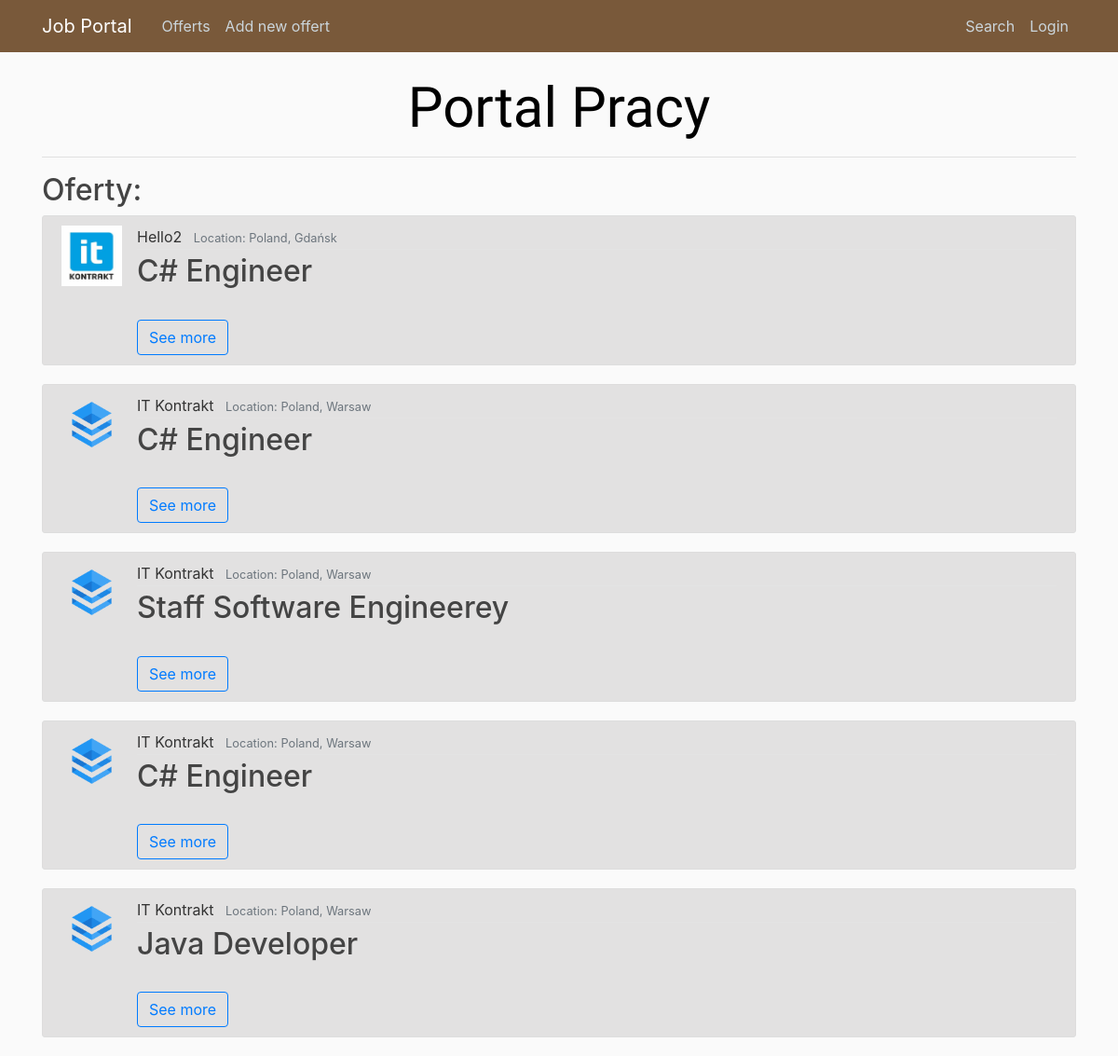
Page /offerts/ on the committed database.
### offerts/models.py (models this page shows, shortened)
class Offert(models.Model):
    author = models.ForeignKey(User, on_delete=models.CASCADE)
    position = models.CharField(max_length = 100)
    agency = models.ForeignKey(Agency, on_delete=models.CASCADE)
    remote = models.BooleanField(default=False)
    per_hour = models.BooleanField("Salary: per hour", default=False)
    min_salary = models.IntegerField(default=0)
    max_salary = models.IntegerField(default=0)
    publication_date = models.DateTimeField(auto_now_add = True)
    expiration_date = models.DateField(null=True, default=None)
    must_have = models.ManyToManyField('Tag')
    nice_to_have = models.CharField(max_length = 1000)
    duties = models.CharField(max_length = 1000)
    benefits = models.CharField(max_length = 1000)
    about = models.TextField(null=True)

class Agency(models.Model):
    company = models.ForeignKey(Company, on_delete=models.CASCADE)
    country = models.CharField(max_length = 100)
    location = models.CharField(max_length = 100)
    address = models.CharField(max_length = 200)
    weppage = models.URLField(null=True)
    email = models.EmailField()
    phone = models.CharField(max_length=15)

class Company(models.Model):
    name = models.CharField(max_length = 200, unique=True)
    logo = models.ImageField(upload_to = "logos/", null=True, default=None)
    webpage = models.URLField(null=True)
    about = models.CharField(max_length = 1000)

### offerts/views.py (the view)
# urls.py: path('', OffertListView.as_view(), name = 'index'),
class OffertListView(ListView):
    model = Offert
    template_name = 'offerts/index.html' # default: <app>/<model>_<viewtype>.html
    context_object_name = 'offerts'
    ordering = ['-publication_date'] # '-' -> from newest to oldest

### offerts/templates/offerts/index.html (shortened to what this page needs)
{% extends 'base.html' %}
{% load static %}
    {% block body %}
      <h1> Portal Pracy </h1>
      <hr>
      <h2> Oferty: </h2>
      {% if offerts %}
        {% for offert in offerts %}
        <article class="media content-section">
        <img class="article-img" src="{{offert.agency.company.logo.url}}" alt="logo">
            <div class="media-body">
                <div class="article-metadata">
                  <a class="mr-2">{{ offert.agency.company.name }}</a>
                  <small class="text-muted">Location: {{ offert.agency.country }}, {{offert.agency.location }}</small>
                </div>
                <h2><a class="article-title">{{ offert.position }}</a></h2>
                <br>
                <a href="{% url 'offerts:details' offert.id %}"><button type="button" class="btn btn-outline-primary">See more</button></a>
        </article>
        {% endfor %}
      {% else %}
        <h3>No offerts available.</h3>
      {% endif %}
    {% endblock %}

### offerts/static/main.css (style rules this page uses)
body { background: #fafafa; color: #333333; margin-top: 5rem; }
h1, h2, h3, h4, h5, h6 { color: #444444; }
.content-section { background: #e2e1e1; padding: 10px 20px; border: 1px solid #dddddd; border-radius: 3px; margin-bottom: 20px; }
.article-title { color: #444444; }
.article-img { height: 65px; width: 65px; margin-right: 16px; }
.article-metadata { padding-bottom: 1px; margin-bottom: 4px; border-bottom: 1px solid #e3e3e3 }

### offerts/static/offerts/index.css (style rules this page uses)
h1 { color: black; font-size: 60px; font-family: 'Amatic SC', cursive, monospace; text-align: center; }

### rows in the picture
Offert: agency.company.logo (picture), agency.company.name "Hello2", agency.country "Poland", agency.location "Gdańsk", position "C# Engineer"
Offert: agency.company.logo (picture), agency.company.name "IT Kontrakt", agency.country "Poland", agency.location "Warsaw", position "C# Engineer"
Offert: agency.company.logo (picture), agency.company.name "IT Kontrakt", agency.country "Poland", agency.location "Warsaw", position "Staff Software Engineerey"
Offert: agency.company.logo (picture), agency.company.name "IT Kontrakt", agency.country "Poland", agency.location "Warsaw", position "C# Engineer"
Offert: agency.company.logo (picture), agency.company.name "IT Kontrakt", agency.country "Poland", agency.location "Warsaw", position "Java Developer"
